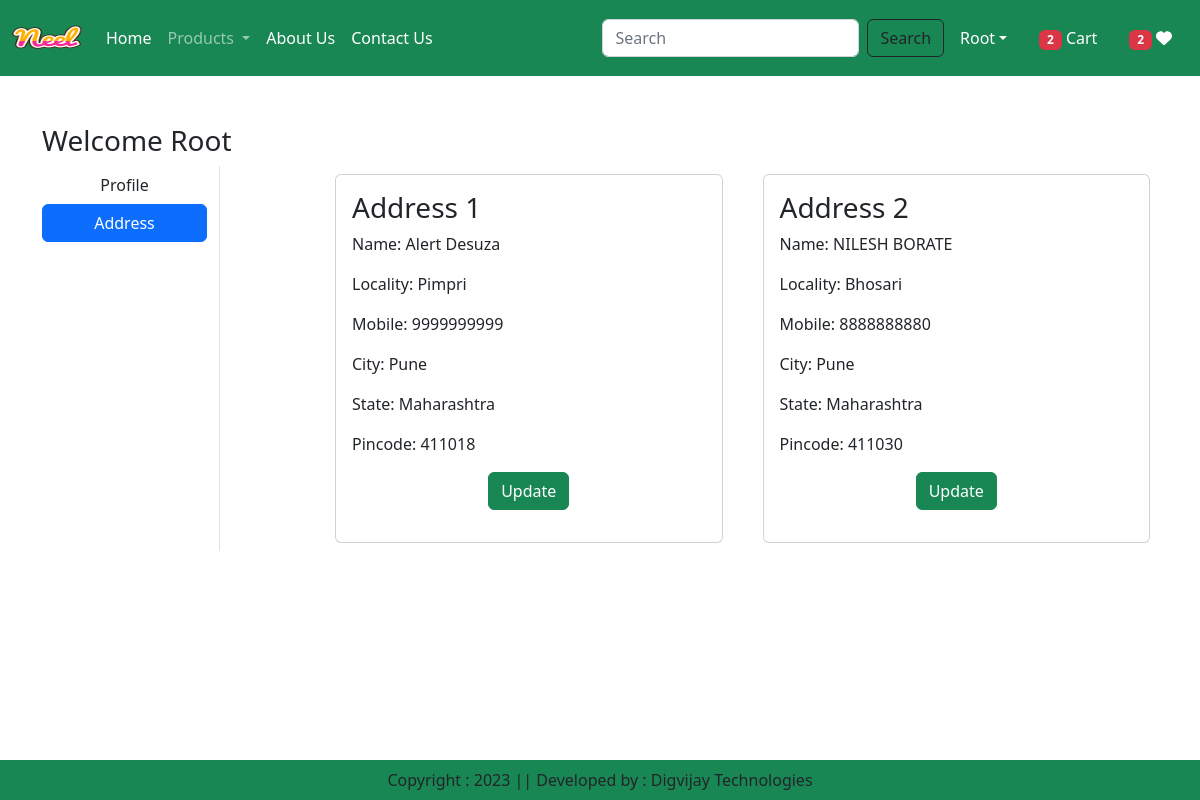
The page /address/ (signed in) on the database its author committed.
### app/models.py (models this page shows, shortened)
class Customer(models.Model):
    user = models.ForeignKey(User,on_delete=models.CASCADE)
    name = models.CharField(max_length=200)
    locality = models.CharField(max_length=200)
    city = models.CharField(max_length=50)
    mobile = models.IntegerField(default=0)
    zipcode = models.IntegerField()
    state = models.CharField(choices=STATE_CHOICES,max_length=100)

### app/views.py (the view)
# urls.py: path('address/', views.address, name='address'),
@login_required
def address(request):
    add = Customer.objects.filter(user=request.user)
    totalitem = 0
    wishitem=0
    if request.user.is_authenticated:
        totalitem = len(Cart.objects.filter(user=request.user))
        wishitem = len(Wishlist.objects.filter(user=request.user))
    return render(request, 'app/address.html',locals())

### app/templates/app/address.html (shortened to what this page needs)
{% extends 'app/base.html' %}
{% load static %}
{% block main-content %}
<div class="container my-5">
    <div class="row">
     <h3>Welcome <span class="text-capitalize">{{request.user}}</span></h3>
        <div class="col-sm-2 border-end">
            <ul class="list-unstyled">
            <li class="d-grid"><a href="{% url 'profile' %}" class="btn ">Profile</a></li>
            <li class="d-grid"><a href="{% url 'address' %}" class="btn btn-primary">Address</a></li>
            </ul>
        </div>
        <div class="col-sm-9 offset-sm-1">
            <div class="row">
                {% for ad in add %}
                <div class="col-sm-6">
                    <div class="card m-2">
                     <div class="card-body">
                      <h3>Address {{forloop.counter}}</h3>
                      <p>Name: {{ad.name}}</p>
                      <p>Locality: {{ad.locality}}</p>
                      <p>Mobile: {{ad.mobile}}</p>
                      <p>City: {{ad.city}}</p>
                      <p>State: {{ad.state}}</p>
                      <p>Pincode: {{ad.zipcode}}</p>
                      <p class="text-center"><a href="{% url 'updateAddress' pk=ad.id %}" type="button" class="btn btn-success">Update</a></p>
                     </div>
                    </div>
                </div>
                {% endfor %}
            </div>
        </div>
    </div>
</div>
{% endblock main-content %}

### app/templates/app/base.html (shortened to what this page needs)
<!DOCTYPE html>
{% load static %}
<html lang="en">
<head>
    <link href="https://cdn.jsdelivr.net/npm/bootstrap@5.2.2/dist/css/bootstrap.min.css" rel="stylesheet">
    <link rel="stylesheet" href="{% static 'app/css/owl.carousel.min.css' %}" />
    <link rel="stylesheet" href="{% static 'app/css/all.min.css' %}" />
    <link rel="stylesheet" href="{% static 'app/css/style.css' %}" />
</head>
<body>
    <nav class="navbar navbar-expand-lg navbar-dark bg-success">
        <div class="container-fluid">
          <a class="navbar-brand" href="#">
            <img src="{% static "app/images/neel.png" %}" width="70" height="50" />
          </a>
          <div class="collapse navbar-collapse" id="navbarSupportedContent">
            <ul class="navbar-nav me-auto mb-2 mb-lg-0">
              {% if request.user.is_authenticated %}
              <li class="nav-item">
                <a class="nav-link active" aria-current="page" href="/">Home</a>
              </li>
              <li class="nav-item dropdown">
                <a class="nav-link dropdown-toggle" href="#" role="button" data-bs-toggle="dropdown" aria-expanded="false">
                  Products
                </a>
              </li>
              <li class="nav-item">
                <a class="nav-link text-white" href="{% url 'about' %}">About Us</a>
              </li>
              <li class="nav-item">
                <a class="nav-link text-white" href="{% url 'contact' %}">Contact Us</a>
              </li>
            </ul>
            <form class="d-flex" role="search" action="/search">
              <input class="form-control me-2" type="search" placeholder="Search" name="search"  aria-label="Search">
              <button class="btn btn-outline-dark" type="submit">Search</button>
            </form>
          </div>
          <ul class="navbar-nav me-auto mb-2 mb-lg-0">
            <li class="nav-item dropdown mx-2">
                <a class="nav-link dropdown-toggle text-white" href="#" id="profileDropdown" role="button" data-bs-toggle="dropdown" aria-expanded="false">{{request.user.username|capfirst}}</a>
            </li>
            <li class="nav-item mx-2">
                <a href="{% url 'showcart' %}" class="nav-link text-white"><span class="badge bg-danger">{% if totalitem > 0 %} {{totalitem}} {% endif %}</span> Cart</a>
            </li>
            <li class="nav-item mx-2">
                <a href="{% url 'showwishlist' %}" class="nav-link text-white"><span class="badge bg-danger">{% if wishitem > 0 %} {{wishitem}} {% endif %}</span>  <i class="fa fa-heart"></i></a>
            </li>
            {% endif %}
          </ul>
        </div>
      </nav>
      {% block main-content %}{% endblock main-content %}
      <footer class="container-fluid fixed-bottom bg-success text-center p-2 mt-5">
        Copyright : 2023 || Developed by : Digvijay Technologies
      </footer>
</body>
</html>

### rows shown on the page
Customer: name "Alert Desuza", locality "Pimpri", mobile "9999999999", city "Pune", state "Maharashtra", zipcode "411018"
Customer: name "NILESH BORATE", locality "Bhosari", mobile "8888888880", city "Pune", state "Maharashtra", zipcode "411030"

### other values the page prints
{{ request.user.username|capfirst }} "Root"
{{ totalitem }} "2"
{{ wishitem }} "2"
{{ request.user }} "Root"
